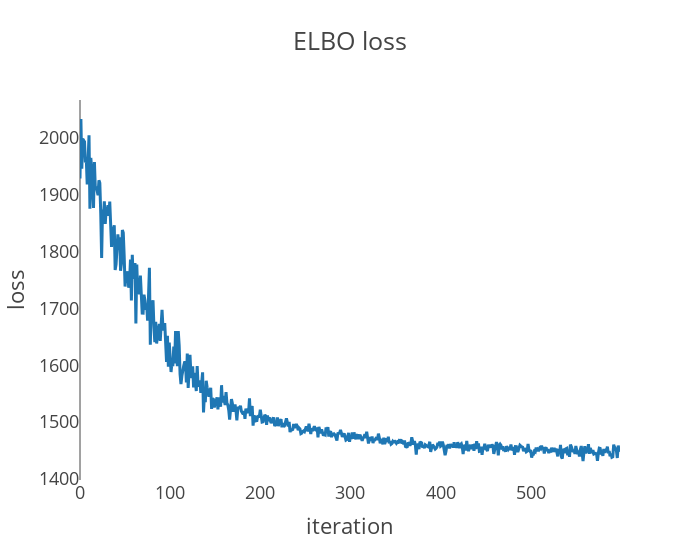
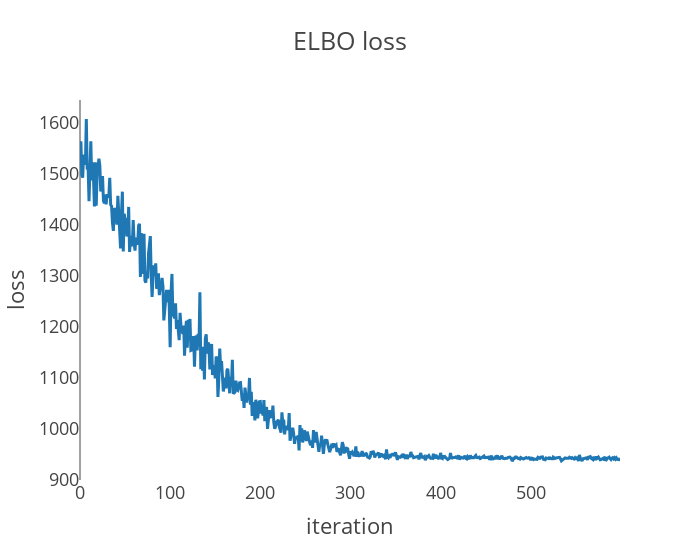

Notebook code cell kept with these figures, in order:
### Code cell
sample30l = get_samples(impactDF_grid30_low, base_m=10, base_s=10, slope_m=0, slope_s=15, n_iters=600, n_samples= 2000)
sample30h = get_samples(impactDF_grid30_high, base_m=10, base_s=10, slope_m=0, slope_s=15, n_iters=600, n_samples= 2000)

### Figure 1 — Plotly figure (JSON) as saved in the notebook; plotly's stock layout.template omitted (floating-point values rounded to 4 significant figures; data arrays with more than 128 entries replaced by an {"elided": "..."} marker saying what was removed)
{"data": [{"hovertemplate": "x=%{x}<br>y=%{y}<extra></extra>", "legendgroup": "", "line": {"color": "#1F77B4", "dash": "solid"}, "marker": {"symbol": "circle"}, "mode": "lines", "name": "", "orientation": "v", "showlegend": false, "type": "scatter", "x": {"elided": "600 int values"}, "xaxis": "x", "y": {"elided": "600 float values"}, "yaxis": "y"}], "layout": {"legend": {"tracegroupgap": 0}, "title": {"text": "ELBO loss"}, "width": 700, "xaxis": {"anchor": "y", "domain": [0, 1], "showgrid": false, "title": {"text": "iteration"}}, "yaxis": {"anchor": "x", "domain": [0, 1], "showgrid": false, "title": {"text": "loss"}}}}

### Figure 2 — Plotly figure (JSON) as saved in the notebook; plotly's stock layout.template omitted (floating-point values rounded to 4 significant figures; data arrays with more than 128 entries replaced by an {"elided": "..."} marker saying what was removed)
{"data": [{"hovertemplate": "x=%{x}<br>y=%{y}<extra></extra>", "legendgroup": "", "line": {"color": "#1F77B4", "dash": "solid"}, "marker": {"symbol": "circle"}, "mode": "lines", "name": "", "orientation": "v", "showlegend": false, "type": "scatter", "x": {"elided": "600 int values"}, "xaxis": "x", "y": {"elided": "600 float values"}, "yaxis": "y"}], "layout": {"legend": {"tracegroupgap": 0}, "title": {"text": "ELBO loss"}, "width": 700, "xaxis": {"anchor": "y", "domain": [0, 1], "showgrid": false, "title": {"text": "iteration"}}, "yaxis": {"anchor": "x", "domain": [0, 1], "showgrid": false, "title": {"text": "loss"}}}}
